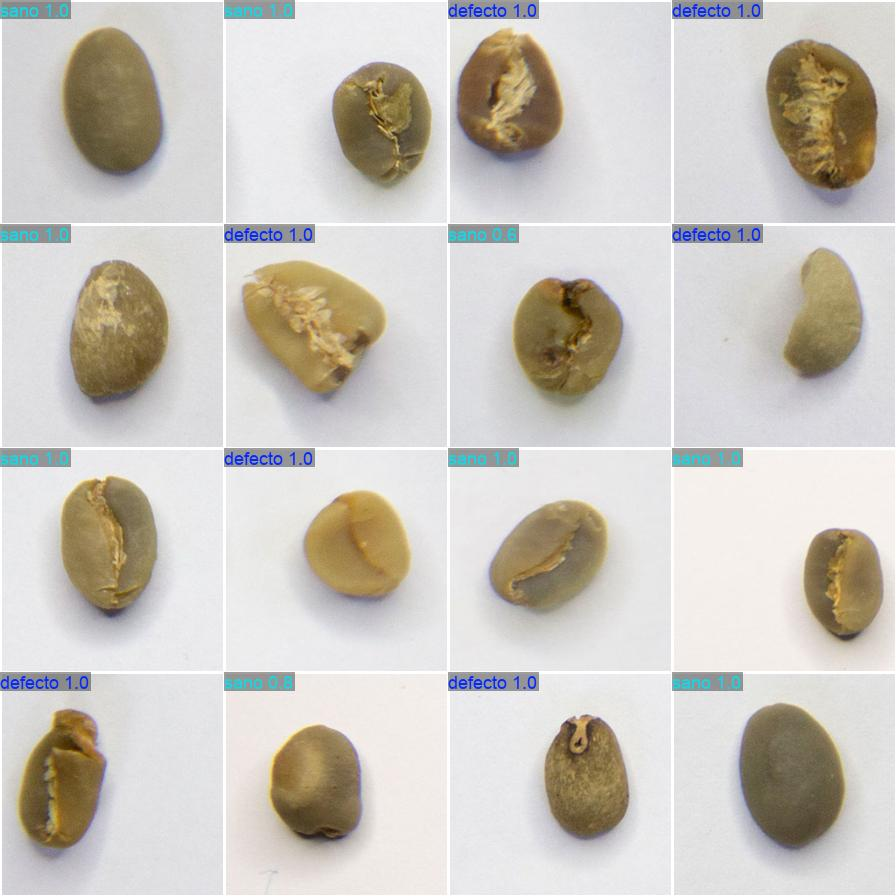
#> input picture reports/yolov8_cls_test/val_batch0_pred.jpg, 896 x 896 px
$ python -i extract_crops.py   (imports and definitions only)
#> lines starting #> are read from the running program, lines starting #| are printed output that depends on the picture; after the words box and inside, x2 and y2 are one past the last pixel; in counts of white or black regions, pixels touching at a corner belong together
"""Extract beans from the labeled Specific-Defect contact sheets."""
from __future__ import annotations
import argparse
from pathlib import Path
import cv2

ROOT = Path(__file__).resolve().parents[2]
SOURCE_DIR = ROOT / "data" / "raw" / "Specific-Defect"
OUTPUT_DIR = ROOT / "data" / "processed_crops"
NORMAL_IMAGE = "Normales.jpg"

def extract_from_image(image_path: Path, output_dir: Path = OUTPUT_DIR) -> list[dict]:
    image = cv2.imread(str(image_path))
#> image is the input picture: shape (896, 896, 3); mean B, G, R 192.1, 199.1, 203.5
    if image is None:
        raise ValueError(f"Could not read image: {image_path}")
    gray = cv2.cvtColor(image, cv2.COLOR_BGR2GRAY)
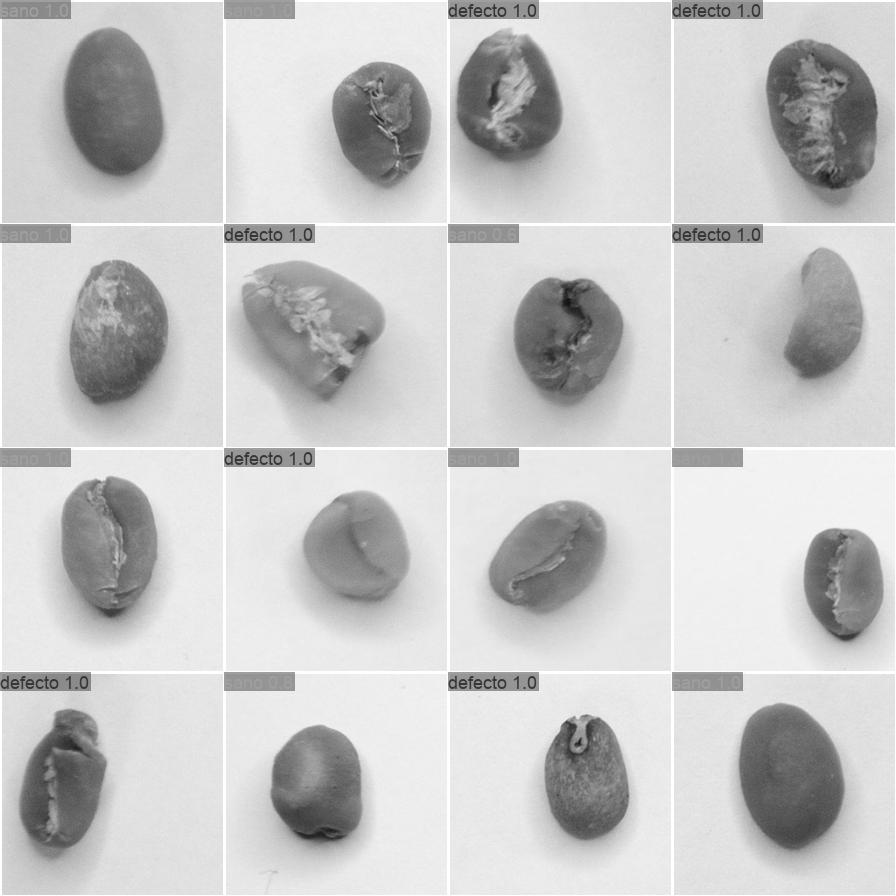
#> gray: shape (896, 896); min 13, max 255, mean 199.6
    blurred = cv2.GaussianBlur(gray, (5, 5), 0)
    _, mask = cv2.threshold(blurred, 0, 255, cv2.THRESH_BINARY_INV + cv2.THRESH_OTSU)
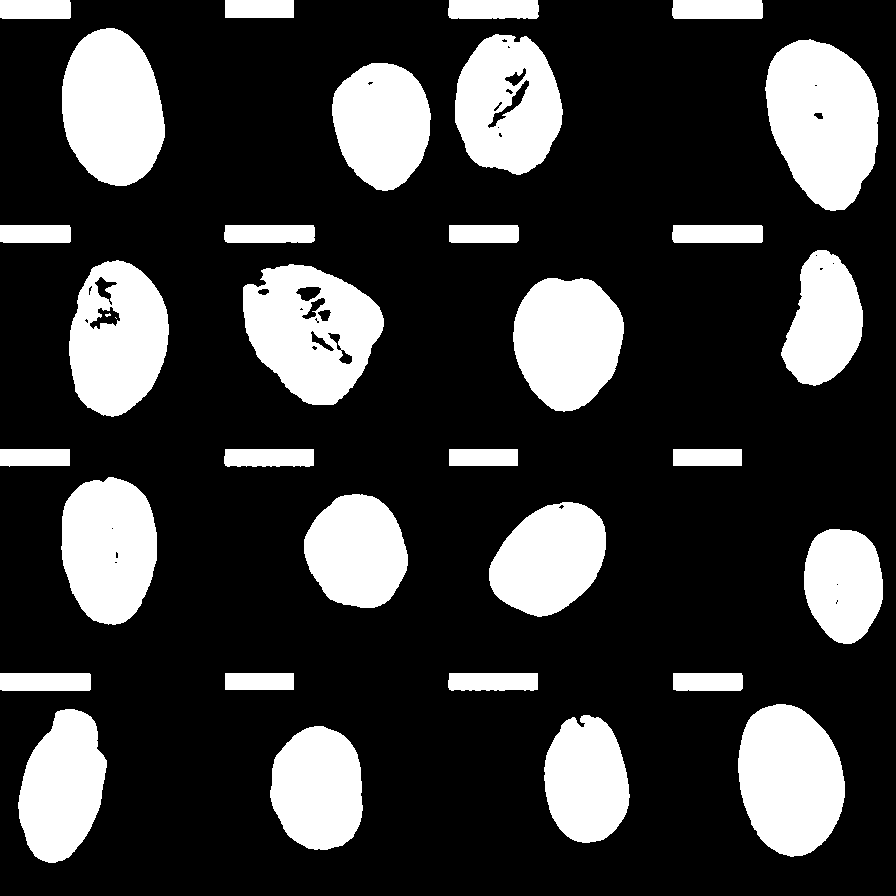
#> mask: shape (896, 896); 23.8% white; 34 white regions (2 under 20 px)
    contours, _ = cv2.findContours(mask, cv2.RETR_EXTERNAL, cv2.CHAIN_APPROX_SIMPLE)
#> contours = 32 contours; largest, box (x1, y1, x2, y2) and area: (765, 39, 879, 211) 14276, (243, 264, 384, 405) 13830, (738, 704, 845, 857) 12396, (62, 28, 165, 186) 12368, (69, 260, 169, 417) 11811
#> (the run stopped early here; a loop or call above may not have finished)

$ run again, on reports/yolov8_cls_test/val_batch2_pred.jpg
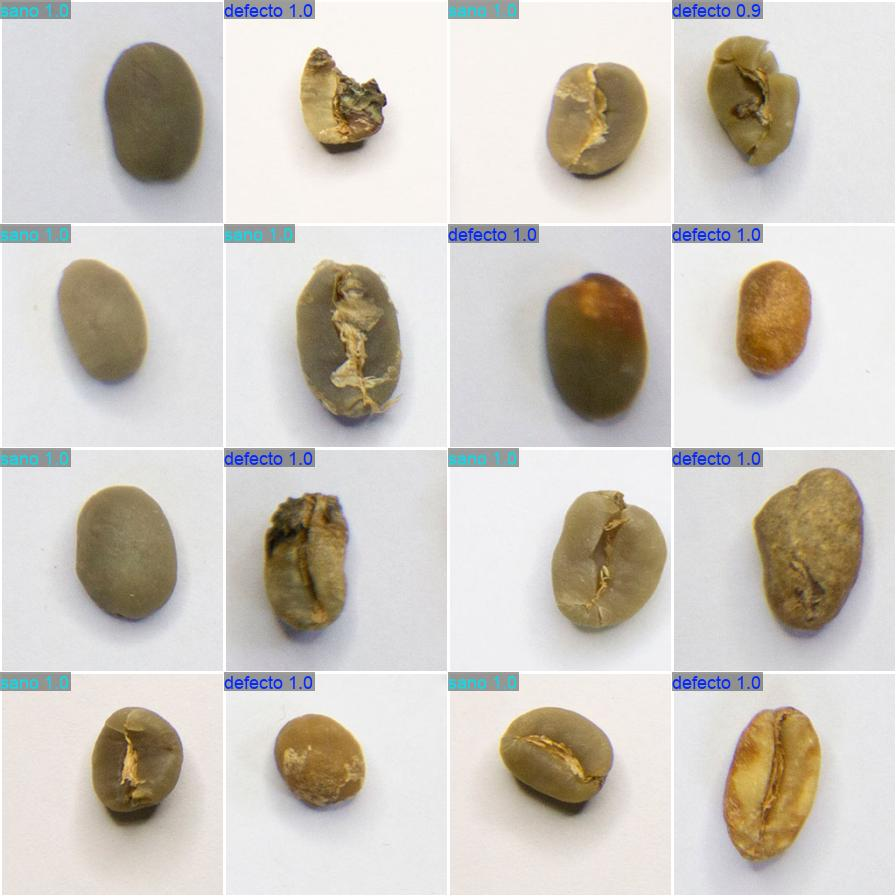
#> input picture reports/yolov8_cls_test/val_batch2_pred.jpg, 896 x 896 px
#> in extract_from_image, image is the input picture: shape (896, 896, 3); mean B, G, R 191.8, 199.8, 205.2
#> in extract_from_image, `gray = cv2.cvtColor(image, cv2.COLOR_BGR2GRAY)`:
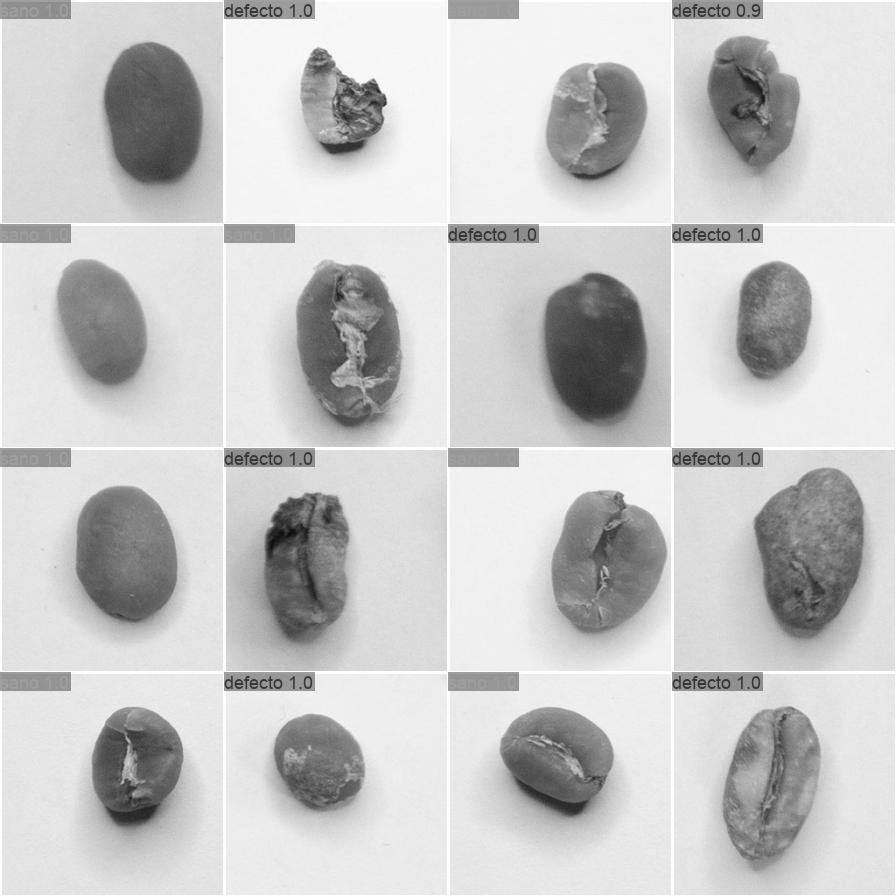
#> gray: shape (896, 896); min 13, max 255, mean 200.5
#> in extract_from_image, `_, mask = cv2.threshold(blurred, 0, 255, cv2.THRESH_BINARY_INV + cv2.T..`:
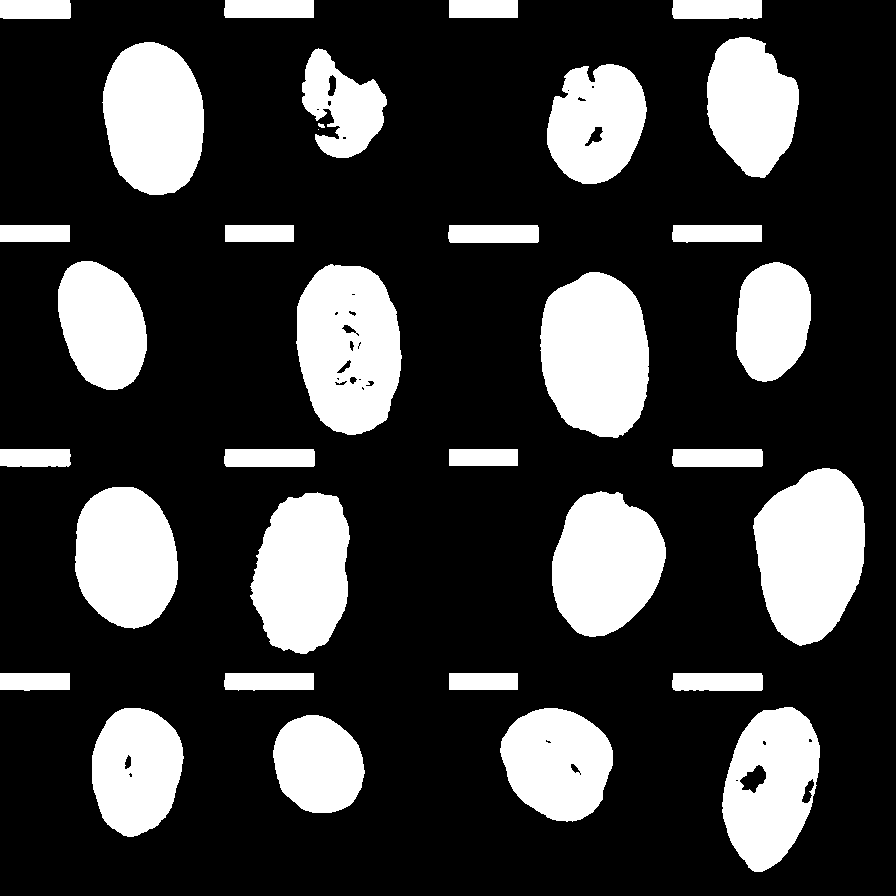
#> mask: shape (896, 896); 23.8% white; 34 white regions (1 under 20 px)
#> contours = 34 contours, 2 with area under 20; largest, box (x1, y1, x2, y2) and area: (753, 468, 865, 646) 14674, (540, 272, 649, 438) 14268, (296, 264, 402, 435) 14156, (552, 491, 666, 637) 12207, (102, 42, 204, 195) 12163
